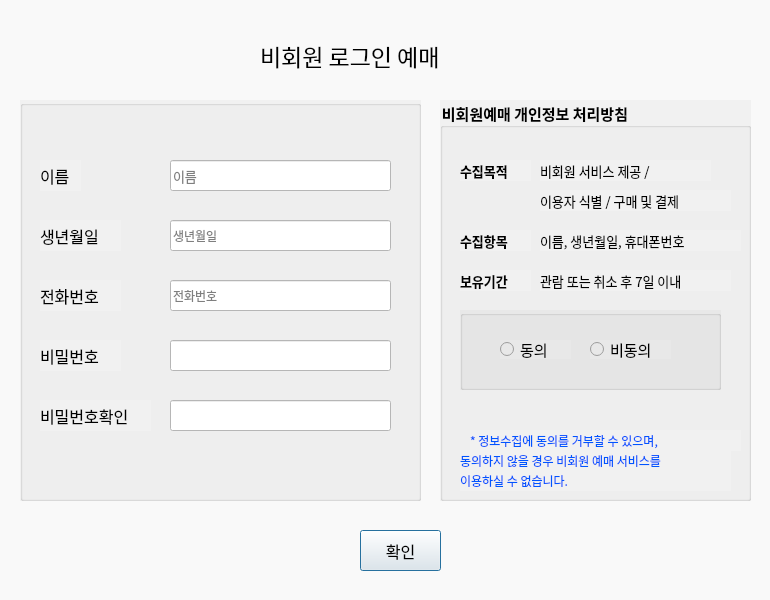
<?xml version="1.0" encoding="UTF-8"?>
<ui version="4.0">
 <class>Dialog</class>
 <widget class="QDialog" name="Dialog">
  <property name="geometry">
   <rect>
    <x>0</x>
    <y>0</y>
    <width>770</width>
    <height>600</height>
   </rect>
  </property>
  <property name="windowTitle">
   <string>Dialog</string>
  </property>
  <property name="styleSheet">
   <string notr="true">background-color:rgb(249, 249, 249)</string>
  </property>
  <widget class="QLabel" name="label_2">
   <property name="geometry">
    <rect>
     <x>90</x>
     <y>130</y>
     <width>64</width>
     <height>15</height>
    </rect>
   </property>
   <property name="text">
    <string/>
   </property>
  </widget>
  <widget class="QGroupBox" name="groupBox_2">
   <property name="geometry">
    <rect>
     <x>440</x>
     <y>100</y>
     <width>311</width>
     <height>401</height>
    </rect>
   </property>
   <property name="font">
    <font>
     <family>한컴산뜻돋움</family>
     <pointsize>11</pointsize>
     <weight>75</weight>
     <bold>true</bold>
    </font>
   </property>
   <property name="styleSheet">
    <string notr="true">background-color:rgb(241, 241, 241)</string>
   </property>
   <property name="title">
    <string>비회원예매 개인정보 처리방침</string>
   </property>
   <widget class="QLabel" name="label_8">
    <property name="geometry">
     <rect>
      <x>20</x>
      <y>60</y>
      <width>71</width>
      <height>21</height>
     </rect>
    </property>
    <property name="font">
     <font>
      <family>한컴산뜻돋움</family>
      <pointsize>10</pointsize>
      <weight>75</weight>
      <bold>true</bold>
     </font>
    </property>
    <property name="text">
     <string>수집목적</string>
    </property>
   </widget>
   <widget class="QLabel" name="label_9">
    <property name="geometry">
     <rect>
      <x>20</x>
      <y>130</y>
      <width>71</width>
      <height>21</height>
     </rect>
    </property>
    <property name="font">
     <font>
      <family>한컴산뜻돋움</family>
      <pointsize>10</pointsize>
      <weight>75</weight>
      <bold>true</bold>
     </font>
    </property>
    <property name="text">
     <string>수집항목</string>
    </property>
   </widget>
   <widget class="QLabel" name="label_10">
    <property name="geometry">
     <rect>
      <x>20</x>
      <y>170</y>
      <width>71</width>
      <height>21</height>
     </rect>
    </property>
    <property name="font">
     <font>
      <family>한컴산뜻돋움</family>
      <pointsize>10</pointsize>
      <weight>75</weight>
      <bold>true</bold>
     </font>
    </property>
    <property name="text">
     <string>보유기간</string>
    </property>
   </widget>
   <widget class="QLabel" name="label_11">
    <property name="geometry">
     <rect>
      <x>30</x>
      <y>330</y>
      <width>271</width>
      <height>21</height>
     </rect>
    </property>
    <property name="font">
     <font>
      <family>한컴산뜻돋움</family>
      <pointsize>9</pointsize>
      <weight>50</weight>
      <bold>false</bold>
     </font>
    </property>
    <property name="styleSheet">
     <string notr="true">color:rgb(0, 85, 255)</string>
    </property>
    <property name="text">
     <string>* 정보수집에 동의를 거부할 수 있으며,</string>
    </property>
   </widget>
   <widget class="QLabel" name="label_12">
    <property name="geometry">
     <rect>
      <x>20</x>
      <y>350</y>
      <width>271</width>
      <height>21</height>
     </rect>
    </property>
    <property name="font">
     <font>
      <family>한컴산뜻돋움</family>
      <pointsize>9</pointsize>
      <weight>50</weight>
      <bold>false</bold>
     </font>
    </property>
    <property name="styleSheet">
     <string notr="true">color:rgb(0, 85, 255)</string>
    </property>
    <property name="text">
     <string>동의하지 않을 경우 비회원 예매 서비스를</string>
    </property>
   </widget>
   <widget class="QLabel" name="label_13">
    <property name="geometry">
     <rect>
      <x>20</x>
      <y>370</y>
      <width>271</width>
      <height>21</height>
     </rect>
    </property>
    <property name="font">
     <font>
      <family>한컴산뜻돋움</family>
      <pointsize>9</pointsize>
      <weight>50</weight>
      <bold>false</bold>
     </font>
    </property>
    <property name="styleSheet">
     <string notr="true">color:rgb(0, 85, 255)</string>
    </property>
    <property name="text">
     <string>이용하실 수 없습니다.</string>
    </property>
   </widget>
   <widget class="QLabel" name="label_14">
    <property name="geometry">
     <rect>
      <x>100</x>
      <y>60</y>
      <width>171</width>
      <height>21</height>
     </rect>
    </property>
    <property name="font">
     <font>
      <family>한컴산뜻돋움</family>
      <pointsize>10</pointsize>
      <weight>50</weight>
      <bold>false</bold>
      <strikeout>false</strikeout>
      <kerning>false</kerning>
     </font>
    </property>
    <property name="text">
     <string>비회원 서비스 제공 / </string>
    </property>
   </widget>
   <widget class="QLabel" name="label_15">
    <property name="geometry">
     <rect>
      <x>100</x>
      <y>90</y>
      <width>191</width>
      <height>21</height>
     </rect>
    </property>
    <property name="font">
     <font>
      <family>한컴산뜻돋움</family>
      <pointsize>10</pointsize>
      <weight>50</weight>
      <bold>false</bold>
      <strikeout>false</strikeout>
      <kerning>false</kerning>
     </font>
    </property>
    <property name="text">
     <string>이용자 식별 / 구매 및 결제 </string>
    </property>
   </widget>
   <widget class="QLabel" name="label_16">
    <property name="geometry">
     <rect>
      <x>100</x>
      <y>130</y>
      <width>201</width>
      <height>21</height>
     </rect>
    </property>
    <property name="font">
     <font>
      <family>한컴산뜻돋움</family>
      <pointsize>10</pointsize>
      <weight>50</weight>
      <bold>false</bold>
      <strikeout>false</strikeout>
      <kerning>false</kerning>
     </font>
    </property>
    <property name="text">
     <string>이름, 생년월일, 휴대폰번호</string>
    </property>
   </widget>
   <widget class="QLabel" name="label_17">
    <property name="geometry">
     <rect>
      <x>100</x>
      <y>170</y>
      <width>191</width>
      <height>21</height>
     </rect>
    </property>
    <property name="font">
     <font>
      <family>한컴산뜻돋움</family>
      <pointsize>10</pointsize>
      <weight>50</weight>
      <bold>false</bold>
      <strikeout>false</strikeout>
      <kerning>false</kerning>
     </font>
    </property>
    <property name="text">
     <string>관람 또는 취소 후 7일 이내</string>
    </property>
   </widget>
   <widget class="QGroupBox" name="groupBox_3">
    <property name="geometry">
     <rect>
      <x>20</x>
      <y>210</y>
      <width>261</width>
      <height>80</height>
     </rect>
    </property>
    <property name="styleSheet">
     <string notr="true">background-color:rgb(232, 232, 232)</string>
    </property>
    <property name="title">
     <string/>
    </property>
    <widget class="QRadioButton" name="radioButton">
     <property name="geometry">
      <rect>
       <x>40</x>
       <y>30</y>
       <width>71</width>
       <height>19</height>
      </rect>
     </property>
     <property name="font">
      <font>
       <family>한컴산뜻돋움</family>
       <pointsize>11</pointsize>
       <weight>50</weight>
       <bold>false</bold>
      </font>
     </property>
     <property name="text">
      <string>동의</string>
     </property>
    </widget>
    <widget class="QRadioButton" name="radioButton_2">
     <property name="geometry">
      <rect>
       <x>130</x>
       <y>30</y>
       <width>81</width>
       <height>19</height>
      </rect>
     </property>
     <property name="font">
      <font>
       <family>한컴산뜻돋움</family>
       <pointsize>11</pointsize>
       <weight>50</weight>
       <bold>false</bold>
      </font>
     </property>
     <property name="text">
      <string>비동의</string>
     </property>
    </widget>
   </widget>
  </widget>
  <widget class="QGroupBox" name="groupBox">
   <property name="geometry">
    <rect>
     <x>20</x>
     <y>100</y>
     <width>401</width>
     <height>401</height>
    </rect>
   </property>
   <property name="styleSheet">
    <string notr="true">background-color:rgb(241, 241, 241)</string>
   </property>
   <property name="title">
    <string/>
   </property>
   <widget class="QLabel" name="label_3">
    <property name="geometry">
     <rect>
      <x>20</x>
      <y>60</y>
      <width>41</width>
      <height>31</height>
     </rect>
    </property>
    <property name="font">
     <font>
      <family>한컴산뜻돋움</family>
      <pointsize>12</pointsize>
     </font>
    </property>
    <property name="text">
     <string>이름</string>
    </property>
   </widget>
   <widget class="QLineEdit" name="name">
    <property name="geometry">
     <rect>
      <x>150</x>
      <y>60</y>
      <width>221</width>
      <height>31</height>
     </rect>
    </property>
    <property name="font">
     <font>
      <pointsize>10</pointsize>
     </font>
    </property>
    <property name="styleSheet">
     <string notr="true">background-color:rgb(255, 255, 255)</string>
    </property>
    <property name="inputMask">
     <string/>
    </property>
    <property name="text">
     <string notr="true"/>
    </property>
    <property name="dragEnabled">
     <bool>false</bool>
    </property>
    <property name="placeholderText">
     <string>이름</string>
    </property>
   </widget>
   <widget class="QLabel" name="label_4">
    <property name="geometry">
     <rect>
      <x>20</x>
      <y>120</y>
      <width>81</width>
      <height>31</height>
     </rect>
    </property>
    <property name="font">
     <font>
      <family>한컴산뜻돋움</family>
      <pointsize>12</pointsize>
     </font>
    </property>
    <property name="text">
     <string>생년월일</string>
    </property>
   </widget>
   <widget class="QLabel" name="label_5">
    <property name="geometry">
     <rect>
      <x>20</x>
      <y>180</y>
      <width>81</width>
      <height>31</height>
     </rect>
    </property>
    <property name="font">
     <font>
      <family>한컴산뜻돋움</family>
      <pointsize>12</pointsize>
     </font>
    </property>
    <property name="text">
     <string>전화번호</string>
    </property>
   </widget>
   <widget class="QLabel" name="label_6">
    <property name="geometry">
     <rect>
      <x>20</x>
      <y>240</y>
      <width>81</width>
      <height>31</height>
     </rect>
    </property>
    <property name="font">
     <font>
      <family>한컴산뜻돋움</family>
      <pointsize>12</pointsize>
     </font>
    </property>
    <property name="text">
     <string>비밀번호</string>
    </property>
   </widget>
   <widget class="QLabel" name="label_7">
    <property name="geometry">
     <rect>
      <x>20</x>
      <y>300</y>
      <width>111</width>
      <height>31</height>
     </rect>
    </property>
    <property name="font">
     <font>
      <family>한컴산뜻돋움</family>
      <pointsize>12</pointsize>
     </font>
    </property>
    <property name="text">
     <string>비밀번호확인</string>
    </property>
   </widget>
   <widget class="QLineEdit" name="birth">
    <property name="geometry">
     <rect>
      <x>150</x>
      <y>120</y>
      <width>221</width>
      <height>31</height>
     </rect>
    </property>
    <property name="styleSheet">
     <string notr="true">background-color:rgb(255, 255, 255)</string>
    </property>
    <property name="text">
     <string/>
    </property>
    <property name="placeholderText">
     <string>생년월일</string>
    </property>
   </widget>
   <widget class="QLineEdit" name="phone">
    <property name="geometry">
     <rect>
      <x>150</x>
      <y>180</y>
      <width>221</width>
      <height>31</height>
     </rect>
    </property>
    <property name="styleSheet">
     <string notr="true">background-color:rgb(255, 255, 255)</string>
    </property>
    <property name="placeholderText">
     <string>전화번호</string>
    </property>
   </widget>
   <widget class="QLineEdit" name="passwd">
    <property name="geometry">
     <rect>
      <x>150</x>
      <y>240</y>
      <width>221</width>
      <height>31</height>
     </rect>
    </property>
    <property name="styleSheet">
     <string notr="true">background-color:rgb(255, 255, 255)</string>
    </property>
    <property name="text">
     <string/>
    </property>
    <property name="echoMode">
     <enum>QLineEdit::Password</enum>
    </property>
    <property name="placeholderText">
     <string/>
    </property>
   </widget>
   <widget class="QLineEdit" name="passwd_true">
    <property name="geometry">
     <rect>
      <x>150</x>
      <y>300</y>
      <width>221</width>
      <height>31</height>
     </rect>
    </property>
    <property name="styleSheet">
     <string notr="true">background-color:rgb(255, 255, 255)</string>
    </property>
    <property name="text">
     <string/>
    </property>
    <property name="echoMode">
     <enum>QLineEdit::Password</enum>
    </property>
   </widget>
  </widget>
  <widget class="QPushButton" name="user_button">
   <property name="geometry">
    <rect>
     <x>360</x>
     <y>530</y>
     <width>81</width>
     <height>41</height>
    </rect>
   </property>
   <property name="font">
    <font>
     <family>한컴산뜻돋움</family>
     <pointsize>12</pointsize>
    </font>
   </property>
   <property name="styleSheet">
    <string notr="true">background-color:rgb(241, 241, 241)</string>
   </property>
   <property name="text">
    <string>확인</string>
   </property>
  </widget>
  <widget class="QLabel" name="label">
   <property name="geometry">
    <rect>
     <x>260</x>
     <y>30</y>
     <width>251</width>
     <height>51</height>
    </rect>
   </property>
   <property name="font">
    <font>
     <family>HY헤드라인M</family>
     <pointsize>17</pointsize>
     <weight>50</weight>
     <bold>false</bold>
    </font>
   </property>
   <property name="text">
    <string>비회원 로그인 예매</string>
   </property>
  </widget>
 </widget>
 <resources/>
 <connections/>
</ui>
